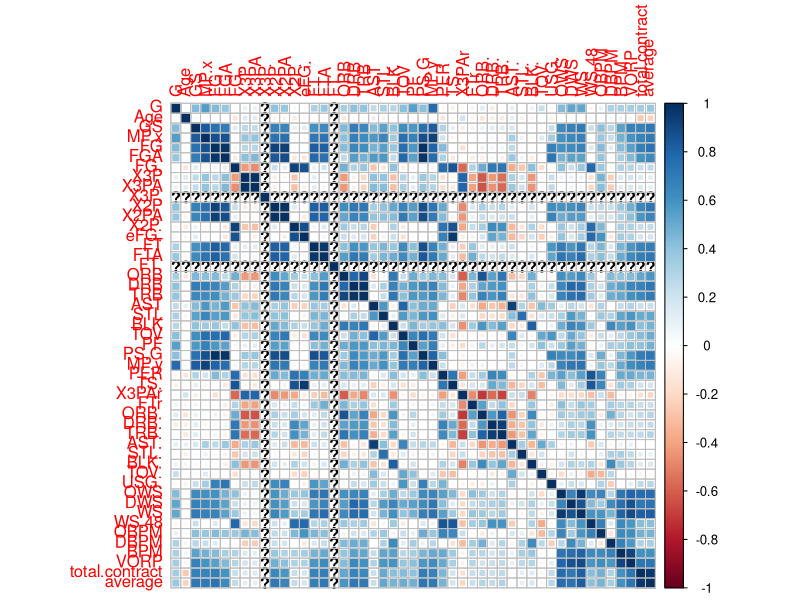

This figure's R source:
## ---- chunk 1
knitr::opts_chunk$set(echo = TRUE)
## ---- chunk 2
perGame <- read.csv("../data/player-data-wrangled/player2015/PerGame-2015wrangled.csv", stringsAsFactors = FALSE)

advStats <- read.csv("../data/player-data-wrangled/player2015/Adv-2015wrangled.csv", stringsAsFactors = FALSE)
## ---- chunk 3
pgAdv <- merge(perGame, advStats, by = c("Player","Pos","G","Tm","Age","fix"))
pgAdv <- pgAdv[-c(7,8,33,34,48,53)]
colnames(pgAdv)
## ---- chunk 4
summary(pgAdv)
## ---- chunk 5
fAgents <- read.csv('../data/salary-data/fixed-fa-signings/fixed-2015.csv', stringsAsFactors = FALSE)
fAgents <- fAgents[-c(1,2,3,4,5,6,7)]
colnames(fAgents)
## ---- chunk 6
mega <- merge(pgAdv, fAgents, by.x = "fix", by.y ="name")
mega <- mega[-c(1,2,3,5)]
colnames(mega)
## ---- chunk 7
library(ggplot2)
library(GGally)
library(corrplot)
M <- cor(mega)
corrplot(M,method = "square")
